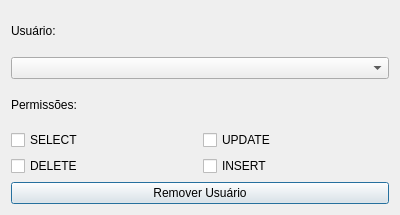
<?xml version="1.0" encoding="UTF-8"?>
<ui version="4.0">
 <class>UserConfigDialog</class>
 <widget class="QDialog" name="UserConfigDialog">
  <property name="geometry">
   <rect>
    <x>0</x>
    <y>0</y>
    <width>400</width>
    <height>215</height>
   </rect>
  </property>
  <property name="windowTitle">
   <string>Configuração de Usuários</string>
  </property>
  <layout class="QVBoxLayout" name="verticalLayout">
   <item>
    <widget class="QLabel" name="label">
     <property name="text">
      <string>Usuário:</string>
     </property>
    </widget>
   </item>
   <item>
    <widget class="QComboBox" name="user_combo"/>
   </item>
   <item>
    <widget class="QLabel" name="label_2">
     <property name="text">
      <string>Permissões:</string>
     </property>
    </widget>
   </item>
   <item>
    <layout class="QGridLayout" name="gridLayout">
     <item row="0" column="0">
      <widget class="QCheckBox" name="select_check">
       <property name="text">
        <string>SELECT</string>
       </property>
      </widget>
     </item>
     <item row="0" column="1">
      <widget class="QCheckBox" name="update_check">
       <property name="text">
        <string>UPDATE</string>
       </property>
      </widget>
     </item>
     <item row="1" column="0">
      <widget class="QCheckBox" name="delete_check">
       <property name="text">
        <string>DELETE</string>
       </property>
      </widget>
     </item>
     <item row="1" column="1">
      <widget class="QCheckBox" name="insert_check">
       <property name="text">
        <string>INSERT</string>
       </property>
      </widget>
     </item>
    </layout>
   </item>
   <item>
    <widget class="QPushButton" name="remove_button">
     <property name="text">
      <string>Remover Usuário</string>
     </property>
    </widget>
   </item>
  </layout>
 </widget>
 <resources/>
 <connections/>
</ui>
